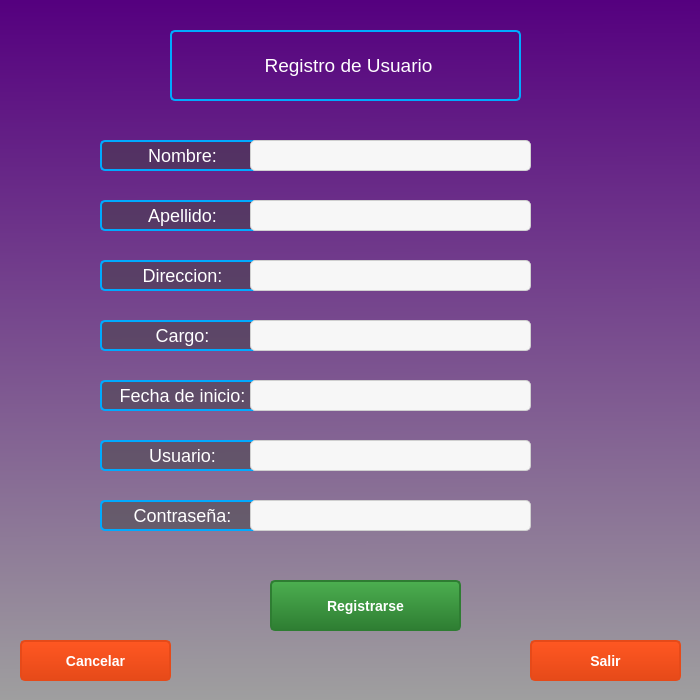
<?xml version="1.0" encoding="UTF-8"?>
<ui version="4.0">
 <class>MainWindow</class>
 <widget class="QMainWindow" name="MainWindow">
  <property name="geometry">
   <rect>
    <x>0</x>
    <y>0</y>
    <width>700</width>
    <height>700</height>
   </rect>
  </property>
  <property name="minimumSize">
   <size>
    <width>700</width>
    <height>700</height>
   </size>
  </property>
  <property name="maximumSize">
   <size>
    <width>700</width>
    <height>700</height>
   </size>
  </property>
  <property name="windowTitle">
   <string>REGISTRO USUARIO</string>
  </property>
  <property name="styleSheet">
   <string notr="true">QWidget#centralwidget{
background-color: qlineargradient(spread:pad, x1:0.517, y1:0, x2:0.522, y2:1, stop:0 rgba(85, 0, 127, 255), stop:1 rgba(159, 159, 159, 255));}</string>
  </property>
  <widget class="QWidget" name="centralwidget">
   <widget class="QLabel" name="label_2">
    <property name="geometry">
     <rect>
      <x>170</x>
      <y>30</y>
      <width>351</width>
      <height>71</height>
     </rect>
    </property>
    <property name="font">
     <font>
      <pointsize>-1</pointsize>
     </font>
    </property>
    <property name="styleSheet">
     <string notr="true">QLabel {
    background-color: rgba(0, 0, 0, 0); /* Fondo transparente del QLabel */
    border: 2px solid #00aaff; /* Borde azul del QLabel */
    border-radius: 5px; /* Borde redondeado */
    padding: 10px; /* Espaciado interno */
    font-size: 24px; /* Tamaño de fuente aumentado */
    color: #ffffff; /* Color del texto en blanco */
    text-align: center; /* Texto centrado */
}

QLabel:hover {
    background-color: rgba(255, 255, 255, 0.1); /* Fondo del QLabel al pasar el mouse */
}

QLabel::selection {
    background-color: #00aaff; /* Fondo del QLabel al seleccionar el texto */
    color: #ffffff; /* Color del texto al seleccionar el texto */
}

</string>
    </property>
    <property name="text">
     <string>&lt;html&gt;&lt;head/&gt;&lt;body&gt;&lt;p align=&quot;center&quot;&gt;&lt;span style=&quot; font-size:14pt;&quot;&gt;Registro de Usuario&lt;/span&gt;&lt;/p&gt;&lt;/body&gt;&lt;/html&gt;</string>
    </property>
   </widget>
   <widget class="QLabel" name="label_3">
    <property name="geometry">
     <rect>
      <x>100</x>
      <y>140</y>
      <width>161</width>
      <height>31</height>
     </rect>
    </property>
    <property name="styleSheet">
     <string notr="true">QLabel {
    background-color: rgba(64, 64, 64, 0.5); /* Fondo plomo suave pero más oscuro del QLabel */
    border: 2px solid #00aaff; /* Borde azul del QLabel */
    border-radius: 5px; /* Borde redondeado */
    padding: 2px; /* Espaciado interno */
    font-size: 18px; /* Tamaño de fuente aumentado */
    color: #ffffff; /* Color del texto en blanco */
    text-align: center; /* Texto centrado */
}

QLabel:hover {
    background-color: rgba(64, 64, 64, 0.7); /* Fondo del QLabel al pasar el mouse */
}

QLabel::selection {
    background-color: #00aaff; /* Fondo del QLabel al seleccionar el texto */
    color: #ffffff; /* Color del texto al seleccionar el texto */
}</string>
    </property>
    <property name="text">
     <string>&lt;html&gt;&lt;head/&gt;&lt;body&gt;&lt;p align=&quot;center&quot;&gt;Nombre:&lt;/p&gt;&lt;/body&gt;&lt;/html&gt;</string>
    </property>
   </widget>
   <widget class="QLabel" name="label_4">
    <property name="geometry">
     <rect>
      <x>100</x>
      <y>200</y>
      <width>161</width>
      <height>31</height>
     </rect>
    </property>
    <property name="styleSheet">
     <string notr="true">QLabel {
    background-color: rgba(64, 64, 64, 0.5); /* Fondo plomo suave pero más oscuro del QLabel */
    border: 2px solid #00aaff; /* Borde azul del QLabel */
    border-radius: 5px; /* Borde redondeado */
    padding: 2px; /* Espaciado interno */
    font-size: 18px; /* Tamaño de fuente aumentado */
    color: #ffffff; /* Color del texto en blanco */
    text-align: center; /* Texto centrado */
}

QLabel:hover {
    background-color: rgba(64, 64, 64, 0.7); /* Fondo del QLabel al pasar el mouse */
}

QLabel::selection {
    background-color: #00aaff; /* Fondo del QLabel al seleccionar el texto */
    color: #ffffff; /* Color del texto al seleccionar el texto */
}</string>
    </property>
    <property name="text">
     <string>&lt;html&gt;&lt;head/&gt;&lt;body&gt;&lt;p align=&quot;center&quot;&gt;Apellido:&lt;/p&gt;&lt;/body&gt;&lt;/html&gt;</string>
    </property>
   </widget>
   <widget class="QLineEdit" name="lineEdit">
    <property name="geometry">
     <rect>
      <x>250</x>
      <y>140</y>
      <width>281</width>
      <height>31</height>
     </rect>
    </property>
    <property name="styleSheet">
     <string notr="true">QLineEdit {
    background-color: #f7f7f7; /* Fondo del QLineEdit */
    border: 1px solid #d0d0d0; /* Borde del QLineEdit */
    border-radius: 5px; /* Borde redondeado */
    padding: 2px; /* Espaciado interno */
    font-size: 18px; /* Tamaño de fuente */
    color: #333333; /* Color del texto */
}

QLineEdit:hover {
    background-color: #ebebeb; /* Fondo del QLineEdit al pasar el mouse */
}

QLineEdit:focus {
    background-color: #ffffff; /* Fondo del QLineEdit al tener el foco */
    border: 1px solid #4da8da; /* Borde del QLineEdit al tener el foco */
}

QLineEdit::placeholder {
    color: #999999; /* Color del texto de marcador de posición */
}

QLineEdit::hover::placeholder,
QLineEdit::focus::placeholder {
    color: #666666; /* Color del texto de marcador de posición al pasar el mouse o tener el foco */
}

QLineEdit::hover::focus {
    background-color: #ffffff; /* Fondo del QLineEdit al tener el foco y pasar el mouse */
}
</string>
    </property>
   </widget>
   <widget class="QLineEdit" name="lineEdit_2">
    <property name="geometry">
     <rect>
      <x>250</x>
      <y>200</y>
      <width>281</width>
      <height>31</height>
     </rect>
    </property>
    <property name="styleSheet">
     <string notr="true">QLineEdit {
    background-color: #f7f7f7; /* Fondo del QLineEdit */
    border: 1px solid #d0d0d0; /* Borde del QLineEdit */
    border-radius: 5px; /* Borde redondeado */
    padding: 2px; /* Espaciado interno */
    font-size: 18px; /* Tamaño de fuente */
    color: #333333; /* Color del texto */
}

QLineEdit:hover {
    background-color: #ebebeb; /* Fondo del QLineEdit al pasar el mouse */
}

QLineEdit:focus {
    background-color: #ffffff; /* Fondo del QLineEdit al tener el foco */
    border: 1px solid #4da8da; /* Borde del QLineEdit al tener el foco */
}

QLineEdit::placeholder {
    color: #999999; /* Color del texto de marcador de posición */
}

QLineEdit::hover::placeholder,
QLineEdit::focus::placeholder {
    color: #666666; /* Color del texto de marcador de posición al pasar el mouse o tener el foco */
}

QLineEdit::hover::focus {
    background-color: #ffffff; /* Fondo del QLineEdit al tener el foco y pasar el mouse */
}
</string>
    </property>
    <property name="echoMode">
     <enum>QLineEdit::Normal</enum>
    </property>
   </widget>
   <widget class="QPushButton" name="pushButton">
    <property name="geometry">
     <rect>
      <x>270</x>
      <y>580</y>
      <width>191</width>
      <height>51</height>
     </rect>
    </property>
    <property name="styleSheet">
     <string notr="true">QPushButton {
    background-color: qlineargradient(x1: 0, y1: 0, x2: 0, y2: 1, stop: 0 #4CAF50, stop: 1 #2E7D32);
    border: 2px solid #2E7D32;
    border-radius: 5px;
    color: white;
    font-weight: bold;
    font-size: 14px;
    padding: 5px 20px;
    box-shadow: 2px 2px 2px rgba(0,0,0,0.3);
}
QPushButton:hover {
    background-color: qlineargradient(x1: 0, y1: 0, x2: 0, y2: 1, stop: 0 #2E7D32, stop: 1 #4CAF50);
    cursor: pointer;
}
QPushButton:pressed {
    background-color: #2E7D32;
    border: 2px solid #4CAF50;
}</string>
    </property>
    <property name="text">
     <string>Registrarse</string>
    </property>
   </widget>
   <widget class="QPushButton" name="pushButton_3">
    <property name="geometry">
     <rect>
      <x>530</x>
      <y>640</y>
      <width>151</width>
      <height>41</height>
     </rect>
    </property>
    <property name="styleSheet">
     <string notr="true">QPushButton {
    background-color: qlineargradient(x1: 0, y1: 0, x2: 0, y2: 1, stop: 0 #FF5722, stop: 1 #E64A19);
    border: 2px solid #E64A19;
    border-radius: 5px;
    color: white;
    font-weight: bold;
    font-size: 14px;
    padding: 5px 20px;
    box-shadow: 2px 2px 2px rgba(0,0,0,0.3);
}
QPushButton:hover {
    background-color: qlineargradient(x1: 0, y1: 0, x2: 0, y2: 1, stop: 0 #E64A19, stop: 1 #FF5722);
    cursor: pointer;
}
QPushButton:pressed {
    background-color: #E64A19;
    border: 2px solid #FF5722;
}

</string>
    </property>
    <property name="text">
     <string>Salir</string>
    </property>
   </widget>
   <widget class="QLabel" name="label_5">
    <property name="geometry">
     <rect>
      <x>230</x>
      <y>305</y>
      <width>261</width>
      <height>31</height>
     </rect>
    </property>
    <property name="font">
     <font>
      <family>MS Shell Dlg 2</family>
      <pointsize>14</pointsize>
      <weight>50</weight>
      <italic>false</italic>
      <bold>false</bold>
     </font>
    </property>
    <property name="styleSheet">
     <string notr="true">font: 14pt &quot;MS Shell Dlg 2&quot;;
color: rgb(252, 255, 39);</string>
    </property>
    <property name="text">
     <string/>
    </property>
   </widget>
   <widget class="QLabel" name="label_6">
    <property name="geometry">
     <rect>
      <x>-10</x>
      <y>-40</y>
      <width>721</width>
      <height>741</height>
     </rect>
    </property>
    <property name="font">
     <font>
      <pointsize>4</pointsize>
     </font>
    </property>
    <property name="toolTip">
     <string/>
    </property>
    <property name="layoutDirection">
     <enum>Qt::RightToLeft</enum>
    </property>
    <property name="text">
     <string/>
    </property>
    <property name="pixmap">
     <pixmap>../imagenes/Login_principal.jpg</pixmap>
    </property>
    <property name="scaledContents">
     <bool>true</bool>
    </property>
   </widget>
   <widget class="QLabel" name="label_7">
    <property name="geometry">
     <rect>
      <x>100</x>
      <y>260</y>
      <width>161</width>
      <height>31</height>
     </rect>
    </property>
    <property name="styleSheet">
     <string notr="true">QLabel {
    background-color: rgba(64, 64, 64, 0.5); /* Fondo plomo suave pero más oscuro del QLabel */
    border: 2px solid #00aaff; /* Borde azul del QLabel */
    border-radius: 5px; /* Borde redondeado */
    padding: 2px; /* Espaciado interno */
    font-size: 18px; /* Tamaño de fuente aumentado */
    color: #ffffff; /* Color del texto en blanco */
    text-align: center; /* Texto centrado */
}

QLabel:hover {
    background-color: rgba(64, 64, 64, 0.7); /* Fondo del QLabel al pasar el mouse */
}

QLabel::selection {
    background-color: #00aaff; /* Fondo del QLabel al seleccionar el texto */
    color: #ffffff; /* Color del texto al seleccionar el texto */
}</string>
    </property>
    <property name="text">
     <string>&lt;html&gt;&lt;head/&gt;&lt;body&gt;&lt;p align=&quot;center&quot;&gt;Direccion:&lt;/p&gt;&lt;/body&gt;&lt;/html&gt;</string>
    </property>
   </widget>
   <widget class="QLineEdit" name="lineEdit_3">
    <property name="geometry">
     <rect>
      <x>250</x>
      <y>260</y>
      <width>281</width>
      <height>31</height>
     </rect>
    </property>
    <property name="styleSheet">
     <string notr="true">QLineEdit {
    background-color: #f7f7f7; /* Fondo del QLineEdit */
    border: 1px solid #d0d0d0; /* Borde del QLineEdit */
    border-radius: 5px; /* Borde redondeado */
    padding: 2px; /* Espaciado interno */
    font-size: 18px; /* Tamaño de fuente */
    color: #333333; /* Color del texto */
}

QLineEdit:hover {
    background-color: #ebebeb; /* Fondo del QLineEdit al pasar el mouse */
}

QLineEdit:focus {
    background-color: #ffffff; /* Fondo del QLineEdit al tener el foco */
    border: 1px solid #4da8da; /* Borde del QLineEdit al tener el foco */
}

QLineEdit::placeholder {
    color: #999999; /* Color del texto de marcador de posición */
}

QLineEdit::hover::placeholder,
QLineEdit::focus::placeholder {
    color: #666666; /* Color del texto de marcador de posición al pasar el mouse o tener el foco */
}

QLineEdit::hover::focus {
    background-color: #ffffff; /* Fondo del QLineEdit al tener el foco y pasar el mouse */
}
</string>
    </property>
    <property name="echoMode">
     <enum>QLineEdit::Normal</enum>
    </property>
   </widget>
   <widget class="QLabel" name="label_8">
    <property name="geometry">
     <rect>
      <x>100</x>
      <y>320</y>
      <width>161</width>
      <height>31</height>
     </rect>
    </property>
    <property name="styleSheet">
     <string notr="true">QLabel {
    background-color: rgba(64, 64, 64, 0.5); /* Fondo plomo suave pero más oscuro del QLabel */
    border: 2px solid #00aaff; /* Borde azul del QLabel */
    border-radius: 5px; /* Borde redondeado */
    padding: 2px; /* Espaciado interno */
    font-size: 18px; /* Tamaño de fuente aumentado */
    color: #ffffff; /* Color del texto en blanco */
    text-align: center; /* Texto centrado */
}

QLabel:hover {
    background-color: rgba(64, 64, 64, 0.7); /* Fondo del QLabel al pasar el mouse */
}

QLabel::selection {
    background-color: #00aaff; /* Fondo del QLabel al seleccionar el texto */
    color: #ffffff; /* Color del texto al seleccionar el texto */
}</string>
    </property>
    <property name="text">
     <string>&lt;html&gt;&lt;head/&gt;&lt;body&gt;&lt;p align=&quot;center&quot;&gt;Cargo:&lt;/p&gt;&lt;/body&gt;&lt;/html&gt;</string>
    </property>
   </widget>
   <widget class="QLabel" name="label_9">
    <property name="geometry">
     <rect>
      <x>100</x>
      <y>380</y>
      <width>161</width>
      <height>31</height>
     </rect>
    </property>
    <property name="styleSheet">
     <string notr="true">QLabel {
    background-color: rgba(64, 64, 64, 0.5); /* Fondo plomo suave pero más oscuro del QLabel */
    border: 2px solid #00aaff; /* Borde azul del QLabel */
    border-radius: 5px; /* Borde redondeado */
    padding: 2px; /* Espaciado interno */
    font-size: 18px; /* Tamaño de fuente aumentado */
    color: #ffffff; /* Color del texto en blanco */
    text-align: center; /* Texto centrado */
}

QLabel:hover {
    background-color: rgba(64, 64, 64, 0.7); /* Fondo del QLabel al pasar el mouse */
}

QLabel::selection {
    background-color: #00aaff; /* Fondo del QLabel al seleccionar el texto */
    color: #ffffff; /* Color del texto al seleccionar el texto */
}
</string>
    </property>
    <property name="text">
     <string>&lt;html&gt;&lt;head/&gt;&lt;body&gt;&lt;p align=&quot;center&quot;&gt;Fecha de inicio:&lt;/p&gt;&lt;/body&gt;&lt;/html&gt;</string>
    </property>
   </widget>
   <widget class="QLabel" name="label_10">
    <property name="geometry">
     <rect>
      <x>100</x>
      <y>500</y>
      <width>161</width>
      <height>31</height>
     </rect>
    </property>
    <property name="styleSheet">
     <string notr="true">QLabel {
    background-color: rgba(64, 64, 64, 0.5); /* Fondo plomo suave pero más oscuro del QLabel */
    border: 2px solid #00aaff; /* Borde azul del QLabel */
    border-radius: 5px; /* Borde redondeado */
    padding: 2px; /* Espaciado interno */
    font-size: 18px; /* Tamaño de fuente aumentado */
    color: #ffffff; /* Color del texto en blanco */
    text-align: center; /* Texto centrado */
}

QLabel:hover {
    background-color: rgba(64, 64, 64, 0.7); /* Fondo del QLabel al pasar el mouse */
}

QLabel::selection {
    background-color: #00aaff; /* Fondo del QLabel al seleccionar el texto */
    color: #ffffff; /* Color del texto al seleccionar el texto */
}</string>
    </property>
    <property name="text">
     <string>&lt;html&gt;&lt;head/&gt;&lt;body&gt;&lt;p align=&quot;center&quot;&gt;Contraseña:&lt;/p&gt;&lt;/body&gt;&lt;/html&gt;</string>
    </property>
   </widget>
   <widget class="QLabel" name="label_11">
    <property name="geometry">
     <rect>
      <x>100</x>
      <y>440</y>
      <width>161</width>
      <height>31</height>
     </rect>
    </property>
    <property name="styleSheet">
     <string notr="true">QLabel {
    background-color: rgba(64, 64, 64, 0.5); /* Fondo plomo suave pero más oscuro del QLabel */
    border: 2px solid #00aaff; /* Borde azul del QLabel */
    border-radius: 5px; /* Borde redondeado */
    padding: 2px; /* Espaciado interno */
    font-size: 18px; /* Tamaño de fuente aumentado */
    color: #ffffff; /* Color del texto en blanco */
    text-align: center; /* Texto centrado */
}

QLabel:hover {
    background-color: rgba(64, 64, 64, 0.7); /* Fondo del QLabel al pasar el mouse */
}

QLabel::selection {
    background-color: #00aaff; /* Fondo del QLabel al seleccionar el texto */
    color: #ffffff; /* Color del texto al seleccionar el texto */
}</string>
    </property>
    <property name="text">
     <string>&lt;html&gt;&lt;head/&gt;&lt;body&gt;&lt;p align=&quot;center&quot;&gt;Usuario:&lt;/p&gt;&lt;/body&gt;&lt;/html&gt;</string>
    </property>
   </widget>
   <widget class="QLineEdit" name="lineEdit_4">
    <property name="geometry">
     <rect>
      <x>250</x>
      <y>320</y>
      <width>281</width>
      <height>31</height>
     </rect>
    </property>
    <property name="styleSheet">
     <string notr="true">QLineEdit {
    background-color: #f7f7f7; /* Fondo del QLineEdit */
    border: 1px solid #d0d0d0; /* Borde del QLineEdit */
    border-radius: 5px; /* Borde redondeado */
    padding: 2px; /* Espaciado interno */
    font-size: 18px; /* Tamaño de fuente */
    color: #333333; /* Color del texto */
}

QLineEdit:hover {
    background-color: #ebebeb; /* Fondo del QLineEdit al pasar el mouse */
}

QLineEdit:focus {
    background-color: #ffffff; /* Fondo del QLineEdit al tener el foco */
    border: 1px solid #4da8da; /* Borde del QLineEdit al tener el foco */
}

QLineEdit::placeholder {
    color: #999999; /* Color del texto de marcador de posición */
}

QLineEdit::hover::placeholder,
QLineEdit::focus::placeholder {
    color: #666666; /* Color del texto de marcador de posición al pasar el mouse o tener el foco */
}

QLineEdit::hover::focus {
    background-color: #ffffff; /* Fondo del QLineEdit al tener el foco y pasar el mouse */
}
</string>
    </property>
    <property name="echoMode">
     <enum>QLineEdit::Normal</enum>
    </property>
   </widget>
   <widget class="QLineEdit" name="lineEdit_5">
    <property name="geometry">
     <rect>
      <x>250</x>
      <y>380</y>
      <width>281</width>
      <height>31</height>
     </rect>
    </property>
    <property name="styleSheet">
     <string notr="true">QLineEdit {
    background-color: #f7f7f7; /* Fondo del QLineEdit */
    border: 1px solid #d0d0d0; /* Borde del QLineEdit */
    border-radius: 5px; /* Borde redondeado */
    padding: 2px; /* Espaciado interno */
    font-size: 18px; /* Tamaño de fuente */
    color: #333333; /* Color del texto */
}

QLineEdit:hover {
    background-color: #ebebeb; /* Fondo del QLineEdit al pasar el mouse */
}

QLineEdit:focus {
    background-color: #ffffff; /* Fondo del QLineEdit al tener el foco */
    border: 1px solid #4da8da; /* Borde del QLineEdit al tener el foco */
}

QLineEdit::placeholder {
    color: #999999; /* Color del texto de marcador de posición */
}

QLineEdit::hover::placeholder,
QLineEdit::focus::placeholder {
    color: #666666; /* Color del texto de marcador de posición al pasar el mouse o tener el foco */
}

QLineEdit::hover::focus {
    background-color: #ffffff; /* Fondo del QLineEdit al tener el foco y pasar el mouse */
}
</string>
    </property>
    <property name="echoMode">
     <enum>QLineEdit::Normal</enum>
    </property>
   </widget>
   <widget class="QLineEdit" name="lineEdit_6">
    <property name="geometry">
     <rect>
      <x>250</x>
      <y>440</y>
      <width>281</width>
      <height>31</height>
     </rect>
    </property>
    <property name="styleSheet">
     <string notr="true">QLineEdit {
    background-color: #f7f7f7; /* Fondo del QLineEdit */
    border: 1px solid #d0d0d0; /* Borde del QLineEdit */
    border-radius: 5px; /* Borde redondeado */
    padding: 2px; /* Espaciado interno */
    font-size: 18px; /* Tamaño de fuente */
    color: #333333; /* Color del texto */
}

QLineEdit:hover {
    background-color: #ebebeb; /* Fondo del QLineEdit al pasar el mouse */
}

QLineEdit:focus {
    background-color: #ffffff; /* Fondo del QLineEdit al tener el foco */
    border: 1px solid #4da8da; /* Borde del QLineEdit al tener el foco */
}

QLineEdit::placeholder {
    color: #999999; /* Color del texto de marcador de posición */
}

QLineEdit::hover::placeholder,
QLineEdit::focus::placeholder {
    color: #666666; /* Color del texto de marcador de posición al pasar el mouse o tener el foco */
}

QLineEdit::hover::focus {
    background-color: #ffffff; /* Fondo del QLineEdit al tener el foco y pasar el mouse */
}
</string>
    </property>
    <property name="echoMode">
     <enum>QLineEdit::Normal</enum>
    </property>
   </widget>
   <widget class="QLineEdit" name="lineEdit_7">
    <property name="geometry">
     <rect>
      <x>250</x>
      <y>500</y>
      <width>281</width>
      <height>31</height>
     </rect>
    </property>
    <property name="styleSheet">
     <string notr="true">QLineEdit {
    background-color: #f7f7f7; /* Fondo del QLineEdit */
    border: 1px solid #d0d0d0; /* Borde del QLineEdit */
    border-radius: 5px; /* Borde redondeado */
    padding: 2px; /* Espaciado interno */
    font-size: 18px; /* Tamaño de fuente */
    color: #333333; /* Color del texto */
}

QLineEdit:hover {
    background-color: #ebebeb; /* Fondo del QLineEdit al pasar el mouse */
}

QLineEdit:focus {
    background-color: #ffffff; /* Fondo del QLineEdit al tener el foco */
    border: 1px solid #4da8da; /* Borde del QLineEdit al tener el foco */
}

QLineEdit::placeholder {
    color: #999999; /* Color del texto de marcador de posición */
}

QLineEdit::hover::placeholder,
QLineEdit::focus::placeholder {
    color: #666666; /* Color del texto de marcador de posición al pasar el mouse o tener el foco */
}

QLineEdit::hover::focus {
    background-color: #ffffff; /* Fondo del QLineEdit al tener el foco y pasar el mouse */
}
</string>
    </property>
    <property name="echoMode">
     <enum>QLineEdit::Password</enum>
    </property>
   </widget>
   <widget class="QLabel" name="label_12">
    <property name="geometry">
     <rect>
      <x>240</x>
      <y>540</y>
      <width>321</width>
      <height>31</height>
     </rect>
    </property>
    <property name="font">
     <font>
      <family>MS Shell Dlg 2</family>
      <pointsize>14</pointsize>
      <weight>50</weight>
      <italic>false</italic>
      <bold>false</bold>
     </font>
    </property>
    <property name="styleSheet">
     <string notr="true">font: 14pt &quot;MS Shell Dlg 2&quot;;
color: rgb(252, 255, 39);</string>
    </property>
    <property name="text">
     <string/>
    </property>
   </widget>
   <widget class="QPushButton" name="pushButton_2">
    <property name="geometry">
     <rect>
      <x>20</x>
      <y>640</y>
      <width>151</width>
      <height>41</height>
     </rect>
    </property>
    <property name="styleSheet">
     <string notr="true">QPushButton {
    background-color: qlineargradient(x1: 0, y1: 0, x2: 0, y2: 1, stop: 0 #FF5722, stop: 1 #E64A19);
    border: 2px solid #E64A19;
    border-radius: 5px;
    color: white;
    font-weight: bold;
    font-size: 14px;
    padding: 5px 20px;
    box-shadow: 2px 2px 2px rgba(0,0,0,0.3);
}
QPushButton:hover {
    background-color: qlineargradient(x1: 0, y1: 0, x2: 0, y2: 1, stop: 0 #E64A19, stop: 1 #FF5722);
    cursor: pointer;
}
QPushButton:pressed {
    background-color: #E64A19;
    border: 2px solid #FF5722;
}

</string>
    </property>
    <property name="text">
     <string>Cancelar</string>
    </property>
   </widget>
   <zorder>label_6</zorder>
   <zorder>label_2</zorder>
   <zorder>label_3</zorder>
   <zorder>label_4</zorder>
   <zorder>lineEdit</zorder>
   <zorder>lineEdit_2</zorder>
   <zorder>pushButton</zorder>
   <zorder>pushButton_3</zorder>
   <zorder>label_5</zorder>
   <zorder>label_7</zorder>
   <zorder>lineEdit_3</zorder>
   <zorder>label_8</zorder>
   <zorder>label_9</zorder>
   <zorder>label_10</zorder>
   <zorder>label_11</zorder>
   <zorder>lineEdit_4</zorder>
   <zorder>lineEdit_5</zorder>
   <zorder>lineEdit_6</zorder>
   <zorder>lineEdit_7</zorder>
   <zorder>label_12</zorder>
   <zorder>pushButton_2</zorder>
  </widget>
 </widget>
 <resources/>
 <connections/>
</ui>
